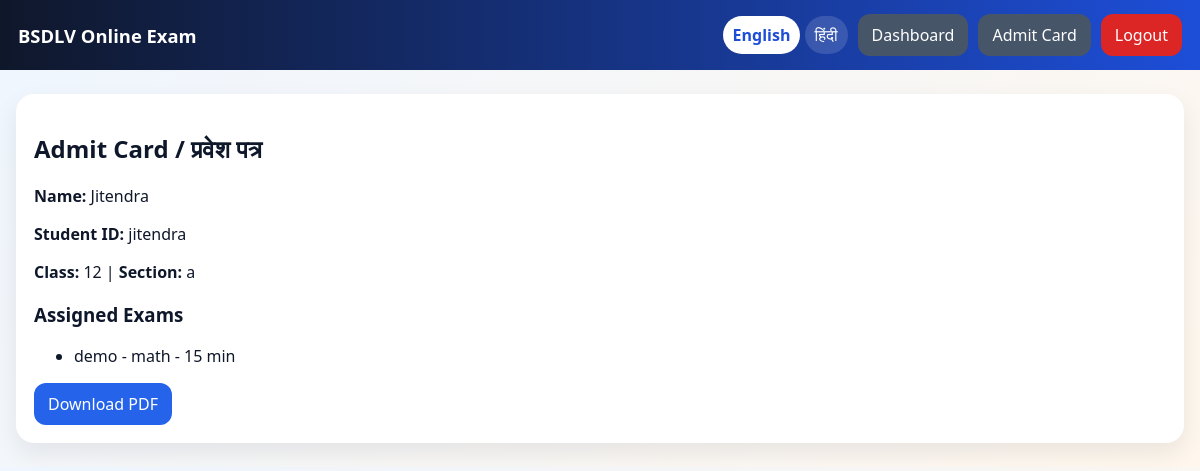
/student/admit-card (signed in), run on the app's committed database.
### tables this page shows
CREATE TABLE settings (
        key TEXT PRIMARY KEY,
        value TEXT
    );

CREATE TABLE students (
        id INTEGER PRIMARY KEY AUTOINCREMENT,
        student_id TEXT UNIQUE,
        name TEXT,
        student_class TEXT,
        section TEXT,
        password TEXT,
        photo TEXT
    );

CREATE TABLE exams (
        id INTEGER PRIMARY KEY AUTOINCREMENT,
        title TEXT,
        subject TEXT,
        student_class TEXT,
        section TEXT,
        duration_minutes INTEGER DEFAULT 30,
        negative_marks REAL DEFAULT 0,
        pass_marks REAL DEFAULT 0,
        instructions TEXT,
        question_ids_json TEXT,
        is_active INTEGER DEFAULT 1
    );

### app.py (the view)
@app.route('/student/admit-card')
@student_required
def student_admit_card():
    student = q("SELECT * FROM students WHERE id=?", (session['student_id'],), one=True)
    exams = student_exams_for(student)
    return render_template('admit_card.html', student=student, exams=exams)

### app.py (called while the page is built)
def get_db():
    if 'db' not in g:
        g.db = sqlite3.connect(DB_PATH)
        g.db.row_factory = sqlite3.Row
    return g.db

def q(sql, params=(), one=False, commit=False):
    db = get_db()
    cur = db.execute(sql, params)
    if commit:
        db.commit()
    if sql.lstrip().upper().startswith("SELECT"):
        rows = cur.fetchall()
        return (rows[0] if rows else None) if one else rows
    return cur.lastrowid

def setting(key, default=''):
    row = q("SELECT value FROM settings WHERE key=?", (key,), one=True)
    return row['value'] if row else default

@app.context_processor
def inject_globals():
    lang = session.get('lang', 'en')
    return {
        'T': TRANSLATIONS.get(lang, TRANSLATIONS['en']),
        'lang': lang,
        'site_title': setting('site_title', 'BSDLV Online Exam'),
        'logo_file': setting('logo', '')
    }

def student_required(fn):
    @wraps(fn)
    def wrapper(*args, **kwargs):
        if session.get('student_id'):
            return fn(*args, **kwargs)
        flash('Student login required')
        return redirect(url_for('student_login'))
    return wrapper

def student_exams_for(student):
    return q("""SELECT * FROM exams
                WHERE is_active=1
                  AND (student_class='' OR student_class=?)
                  AND (section='' OR section=?)
                ORDER BY id DESC""", (student['student_class'], student['section']))

### templates/admit_card.html (shortened to what this page needs)
{% extends 'base.html' %}
{% block content %}
<div class="card">
  <h2>Admit Card / प्रवेश पत्र</h2>
  <p><b>Name:</b> {{ student.name }}</p>
  <p><b>Student ID:</b> {{ student.student_id }}</p>
  <p><b>Class:</b> {{ student.student_class }} | <b>Section:</b> {{ student.section }}</p>
  <h3>Assigned Exams</h3>
  <ul>{% for e in exams %}<li>{{ e.title }} - {{ e.subject }} - {{ e.duration_minutes }} min</li>{% endfor %}</ul>
  <a class="btn" href="{{ url_for('student_admit_card_pdf') }}">Download PDF</a>
</div>
{% endblock %}

### templates/base.html (shortened to what this page needs)
<!doctype html>
<html lang="{{ lang }}">
<head>
</head>
<body>
  <div class="nav">
    <div class="brand">
      <div>{{ site_title }}</div>
    </div>
    <div class="top-actions">
      <div class="lang">
        <a class="{{ 'active' if lang=='en' else '' }}" href="{{ url_for('switch_language', lang_code='en') }}">English</a>
        <a class="{{ 'active' if lang=='hi' else '' }}" href="{{ url_for('switch_language', lang_code='hi') }}">हिंदी</a>
      </div>
      {% if session.get('admin_id') %}
        <a class="btn secondary" href="{{ url_for('admin_dashboard') }}">{{ T.dashboard }}</a>
        <a class="btn secondary" href="{{ url_for('admin_students') }}">{{ T.students }}</a>
        <a class="btn secondary" href="{{ url_for('admin_questions') }}">{{ T.questions }}</a>
        <a class="btn secondary" href="{{ url_for('admin_exams') }}">{{ T.exams }}</a>
        <a class="btn secondary" href="{{ url_for('admin_results') }}">{{ T.results }}</a>
        <a class="btn warn" href="{{ url_for('admin_settings') }}">Settings</a>
        <a class="btn danger" href="{{ url_for('logout') }}">{{ T.logout }}</a>
      {% elif session.get('student_id') %}
        <a class="btn secondary" href="{{ url_for('student_dashboard') }}">{{ T.dashboard }}</a>
        <a class="btn secondary" href="{{ url_for('student_admit_card') }}">{{ T.admit_card }}</a>
        <a class="btn danger" href="{{ url_for('logout') }}">{{ T.logout }}</a>
      {% else %}
        <a class="btn secondary" href="{{ url_for('admin_login') }}">{{ T.admin_login }}</a>
        <a class="btn success" href="{{ url_for('student_login') }}">{{ T.student_login }}</a>
      {% endif %}
    </div>
  </div>
  <div class="wrap">
    {% block content %}{% endblock %}
  </div>
</body>
</html>

### templates/base.html (style rules this page uses)
:root { --bg:#0f172a; --card:#ffffff; --text:#0f172a; --muted:#64748b; --primary:#2563eb; --accent:#f59e0b; --soft:#e2e8f0; --softbg:#f8fafc; --danger:#dc2626; --success:#16a34a; }
* { box-sizing:border-box }
body { margin:0;font-family:Segoe UI,Arial,sans-serif;background:linear-gradient(135deg,#eff6ff,#fff7ed);color:var(--text) }
a { text-decoration:none;color:inherit }
.nav { background:linear-gradient(90deg,#0f172a,#1d4ed8);color:#fff;padding:14px 18px;display:flex;justify-content:space-between;align-items:center;gap:12px;flex-wrap:wrap }
.brand { display:flex;align-items:center;gap:12px;font-weight:700;font-size:1.15rem }
.wrap { max-width:1200px;margin:24px auto;padding:0 16px }
.card { background:var(--card);border-radius:18px;box-shadow:0 10px 25px rgba(2,6,23,.08);padding:18px;margin-bottom:18px }
button,.btn { display:inline-block;background:var(--primary);color:#fff;border:none;cursor:pointer;padding:10px 14px;border-radius:12px;width:auto }
.btn.secondary { background:#475569 }
.btn.danger { background:var(--danger) }
.top-actions { display:flex;gap:10px;flex-wrap:wrap;align-items:center }
.lang a { padding:8px 10px;border-radius:999px;background:rgba(255,255,255,.14);color:#fff }
.lang a.active { background:#fff;color:#1d4ed8;font-weight:700 }

### data on the page
settings: value "BSDLV Online Exam"
students: name "Jitendra", student_id "jitendra", student_class "12", section "a"
exams: title "demo", subject "math", duration_minutes "15"

### other printed values
{{ T.dashboard }} "Dashboard"
{{ T.admit_card }} "Admit Card"
{{ T.logout }} "Logout"
